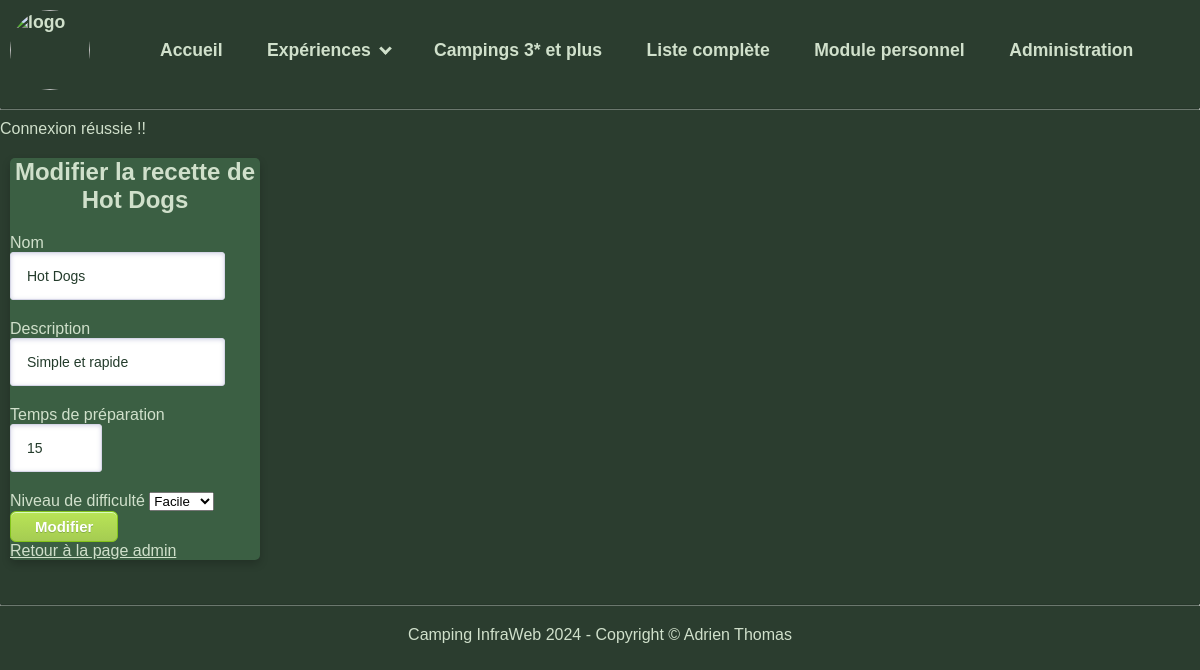
The page /recette-modifier.php?id=2 on the database its author committed.
### tables this page shows
CREATE TABLE `recettes` (
  `id` int NOT NULL,
  `nom` varchar(25) NOT NULL,
  `description` text NOT NULL,
  `temps_preparation` int NOT NULL,
  `niveau_difficulte` varchar(25) NOT NULL
);

### recette-modifier.php (the view, shortened to what this page needs)
<?php
include_once(__DIR__ . '/include/header.php');
if ($requete = $mysqli->prepare("SELECT * FROM recettes WHERE id=?")) {
    $requete->bind_param("i", $_GET['id']);
    $requete->execute();
    $result = $requete->get_result();
    $recette = $result->fetch_assoc();
}
?>
<main>
    <div class="card">
        <h2>Modifier la recette de <?= $recette["nom"] ?></h2>
        <form method="post">
            <div class="form-group">
                <label for="nom">Nom</label>
                <input type="text" class="form-control" id="nom" name="nom" required minlength="2" maxlength="25" value="<?= $recette['nom'] ?>">
            </div>
            <div class="form-group">
                <label for="description">Description</label>
                <input type="text" class="form-control" id="description" name="description" required minlength="10" value="<?= $recette['description'] ?>">
            </div>
            <div class="form-group">
                <label for="temps_preparation">Temps de préparation</label>
                <input type="number" class="form-control" id="temps_preparation" name="temps_preparation" required min="1" max="120" value="<?= $recette['temps_preparation'] ?>">
            </div>
            <div class="form-group">
                <label for="niveau_difficulte">Niveau de difficulté</label>
                <select class="form-control" id="niveau_difficulte" name="niveau_difficulte" required>
                    <option value="Facile" <?= $recette['niveau_difficulte'] == 'Facile' ? 'selected' : '' ?>>Facile</option>
                </select>
            </div>
            <button type="submit" class="btn btn-primary">Modifier</button>
            <div class="form-group">
                <a href="administration_module_personnel.php">Retour à la page admin</a>
            </div>
        </form>
    </div>
</main>
<?php include_once(__DIR__ . '/include/footer.php'); ?>

### css/styles.css (style rules this page uses)
html { margin:0; padding:0 }
body { margin: 100px 0 0 0; padding: 20px 0; font-family: Arial, sans-serif; }
main { margin:auto; max-width:1200px; }
main h1, main h2, main>p, footer { text-align:center; }
.card { width:250px; border-radius: 5px; box-shadow: 0 4px 8px 0 rgba(0, 0, 0, 0.2); transition: 0.3s; margin:10px; }
button { box-shadow: inset 0px 1px 0px 0px #d9fbbe; background: linear-gradient(to bottom, #b8e356 5%, #a5cc52 100%); background-color: #b8e356; border-radius: 6px; border: 1px solid #83c41a; display: inline-block; cursor: pointer; color: #ffffff; font-family: Arial; font-size: 15px; font-weight: bold; padding: 6px 24px; text-decoration: none; text-shadow: 0px 1px 0px #86ae47; }
input { position: relative; cursor: text; font-size: 14px; line-height: 20px; padding: 0 16px; height: 48px; background-color: #fff; border: 1px solid #d6d6e7; border-radius: 3px; color: rgb(35, 59, 43); box-shadow: inset 0 1px 4px 0 rgb(119 122 175 / 30%); overflow: hidden; transition: all 100ms ease-in-out; margin-bottom:20px }
.dark-mode, .dark-mode header { background-color: #2b3d2f; color: #d0e0cb; }
.dark-mode a { color: #d0e0cb; }
.dark-mode .card { background-color: #3b5f43; }

### rows shown on the page
recettes: nom "Hot Dogs", description "Simple et rapide", temps_preparation "15", niveau_difficulte "Facile"
